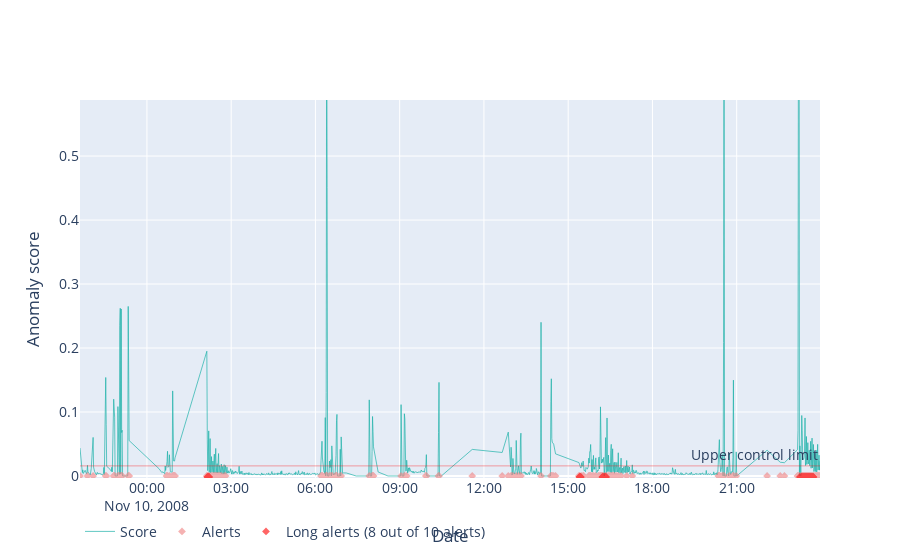

Write notebook code for a chart like this one.
### Code cell
# USE_WORDS_TFIDF = True
# USE_LOGS_TFIDF = True
visual_mean_dist_to_nbrs(log_analysis.mean_distances, treshold_score=treshold_score*0.27, window_width=10, min_condition=8, return_fig=False)

### Figure 1 — Plotly figure (JSON) as saved in the notebook; plotly's stock layout.template omitted (floating-point values rounded to 4 significant figures; data arrays with more than 128 entries replaced by an {"elided": "..."} marker saying what was removed)
{"data": [{"line": {"color": "lightseagreen", "width": 1}, "mode": "lines", "name": "Score", "opacity": 0.7, "type": "scatter", "x": {"elided": "1020 str values"}, "y": {"elided": "1020 float values"}}, {"line": {"color": "lightcoral"}, "marker": {"symbol": "diamond"}, "mode": "markers", "name": "Alerts", "opacity": 0.6, "showlegend": true, "type": "scatter", "x": {"elided": "189 str values"}, "y": {"elided": "189 int values"}}, {"line": {"color": "red"}, "marker": {"symbol": "diamond"}, "mode": "markers", "name": "Long alerts (8 out of 10 alerts)", "opacity": 0.6, "showlegend": true, "type": "scatter", "x": ["2008-11-10T02:09:00", "2008-11-10T02:10:00", "2008-11-10T02:11:00", "2008-11-10T02:12:00", "2008-11-10T02:13:00", "2008-11-10T15:24:00", "2008-11-10T15:25:00", "2008-11-10T15:26:00", "2008-11-10T15:27:00", "2008-11-10T16:13:00", "2008-11-10T16:14:00", "2008-11-10T16:16:00", "2008-11-10T16:17:00", "2008-11-10T16:19:00", "2008-11-10T16:20:00", "2008-11-10T16:21:00", "2008-11-10T23:15:00", "2008-11-10T23:18:00", "2008-11-10T23:19:00", "2008-11-10T23:20:00", "2008-11-10T23:21:00", "2008-11-10T23:22:00", "2008-11-10T23:23:00", "2008-11-10T23:24:00", "2008-11-10T23:25:00", "2008-11-10T23:26:00", "2008-11-10T23:27:00", "2008-11-10T23:28:00", "2008-11-10T23:29:00", "2008-11-10T23:30:00", "2008-11-10T23:31:00", "2008-11-10T23:32:00", "2008-11-10T23:33:00", "2008-11-10T23:34:00", "2008-11-10T23:35:00", "2008-11-10T23:36:00", "2008-11-10T23:37:00", "2008-11-10T23:38:00", "2008-11-10T23:39:00", "2008-11-10T23:40:00", "2008-11-10T23:41:00", "2008-11-10T23:42:00", "2008-11-10T23:43:00", "2008-11-10T23:44:00"], "y": [-0.001577, -0.001577, -0.001577, -0.001577, -0.001577, -0.001577, -0.001577, -0.001577, -0.001577, -0.001577, -0.001577, -0.001577, -0.001577, -0.001577, -0.001577, -0.001577, -0.001577, -0.001577, -0.001577, -0.001577, -0.001577, -0.001577, -0.001577, -0.001577, -0.001577, -0.001577, -0.001577, -0.001577, -0.001577, -0.001577, -0.001577, -0.001577, -0.001577, -0.001577, -0.001577, -0.001577, -0.001577, -0.001577, -0.001577, -0.001577, -0.001577, -0.001577, -0.001577, -0.001577]}], "layout": {"annotations": [{"showarrow": false, "text": "Upper control limit", "x": 1, "xanchor": "right", "xref": "x domain", "y": 0.01577, "yanchor": "bottom", "yref": "y"}], "font": {"size": 14}, "legend": {"orientation": "h"}, "shapes": [{"line": {"color": "red", "width": 0.6}, "opacity": 0.6, "type": "line", "x0": 0, "x1": 1, "xref": "x domain", "y0": 0.01577, "y1": 0.01577, "yref": "y"}], "xaxis": {"constrain": "domain", "range": ["2008-11-09T21:37:00", "2008-11-10T23:58:00"], "title": {"text": "Date"}}, "yaxis": {"range": [-0.003153, 0.5876], "title": {"text": "Anomaly score"}}}}
